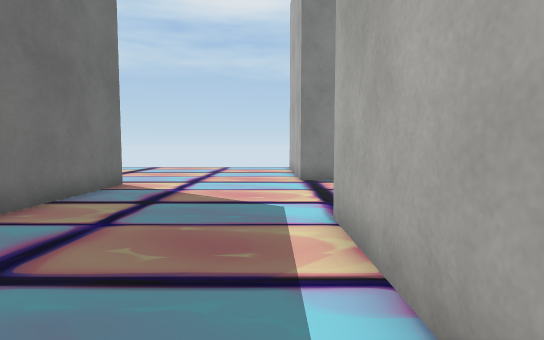
view 1 (above)

19 first-person views from a walk through a scene from a Unity 3-D project. The camera is 1.2 m above the floor, tilts 4° down and sees 80° across. The floor is counted in squares, 1 m on a side. Each view is taken from the middle of a square. On the plan, view 1 faces up. The plan holds only what a view shows up to about 14 squares ahead; the rest is blank. Some surface patterns are stand-ins.

view 2
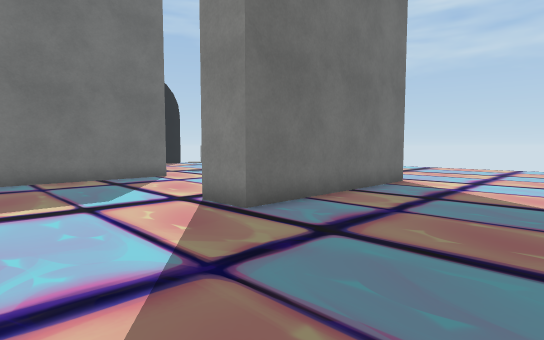

view 3
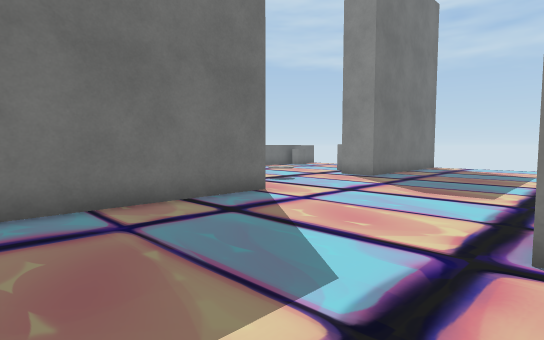

view 4
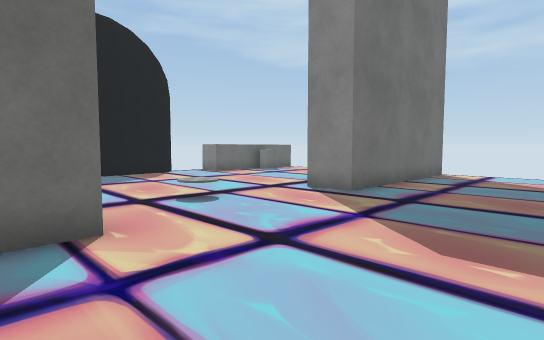

view 5
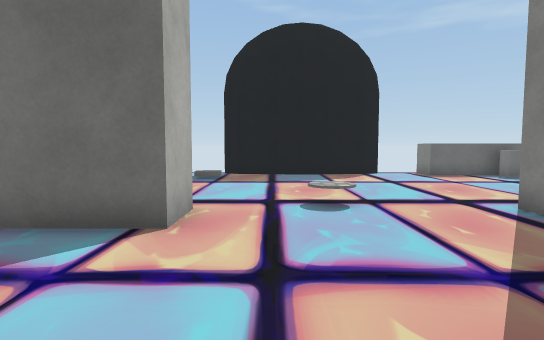

view 6
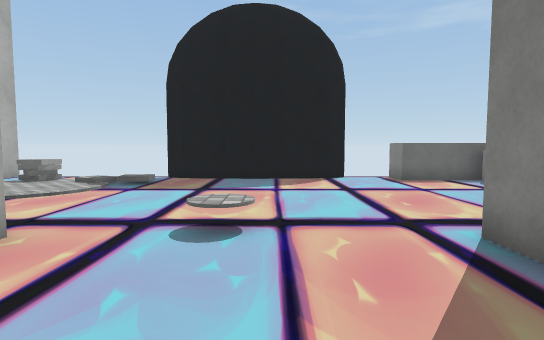

view 7
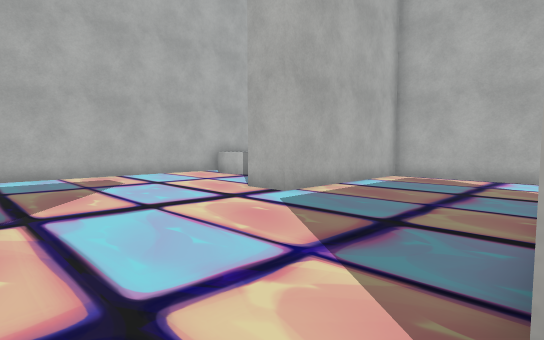

view 8
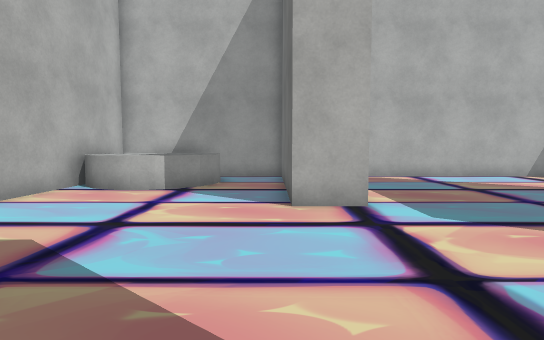

view 9
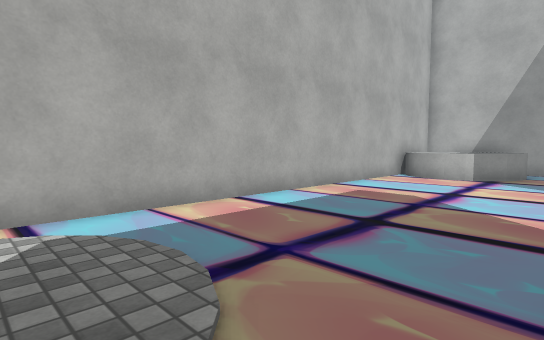

view 10
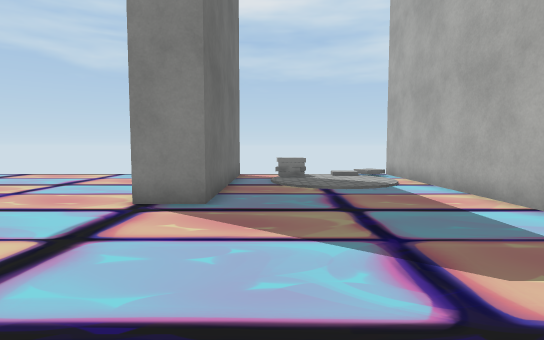

view 11
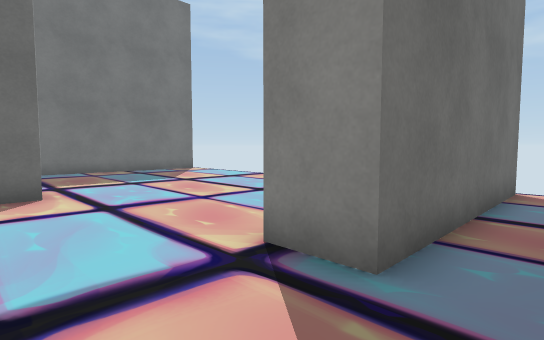

view 12
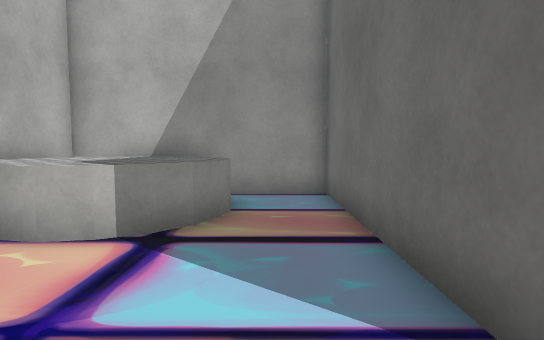

view 13
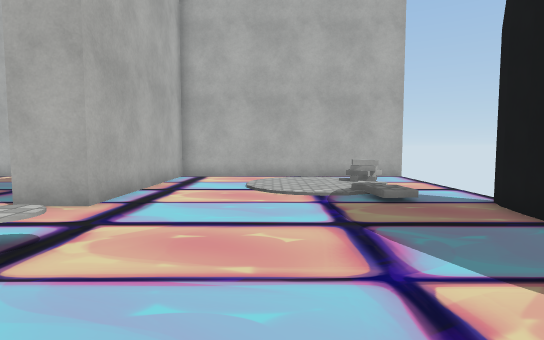

view 14
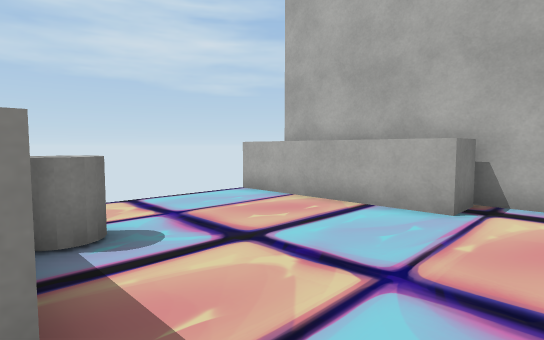

view 15
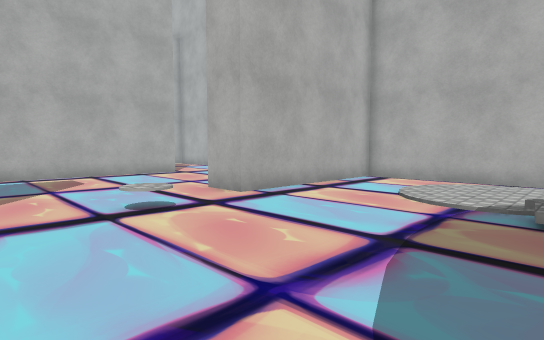

view 16
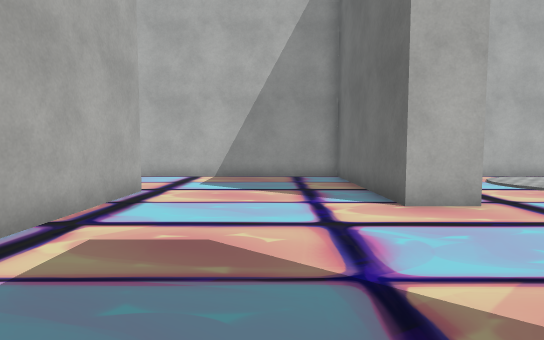

view 17
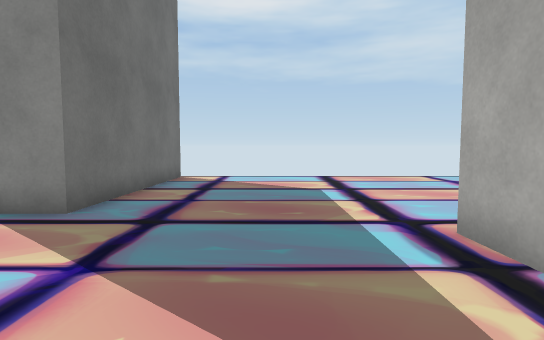

view 18
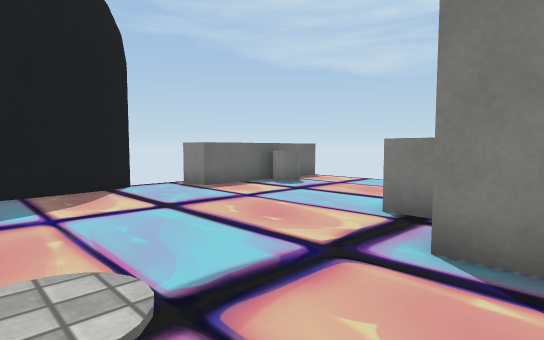

view 19
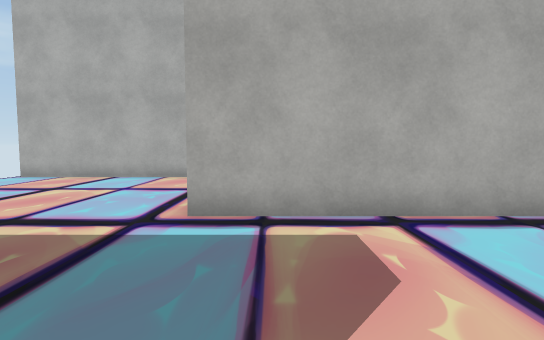

### Floor plan
Key: @ floor where view 1 was taken; # wall or solid block; . floor; / step, stairs or slope; = window, fence, low wall or low ledge; ^ raised ledge; O other object.
Columns run from 23 left of view 1 to 9 right of it. Each row starts with its distance up from view 1.
 19  ^.....^ ##........... .##..   /#
 18  ^.....^ ##.............##.==.//#
 17  ^O....^ ##.............##..=...#
 16  ^O....^ ##.............##......#
 15  ^.....^ ##.............##......#
 14 ^^.....^^##.............##......#
 13 .........##.............##......#
 12 #........##.............##......#
 11 #...............................#
 10 #................##.............#
  9 #................##.............#
  8 #.......O........##.............#
  7 #................##.............#
  6 #................##.............#
  5 #./......##......##.....##......#
  4 ../......##......##.....##......#
  3 ..//.....##......##.....##...^^^#
  2 .........##.............##..^^^^#
  1 .==......##.............##..^^^^#
  0 .........##............@##..^^^^#
 -1 .........##.............##...^^^#
 -2 #################################

Positions as (right, up) in squares from view 1, and headings:
1: (0, 0), facing up
2: (0, -1), facing up-left
3: (-6, -1), facing up-left
4: (-8, 4), facing up-left
5: (-8, 7), facing left
6: (-10, 9), facing left
7: (-5, 12), facing down-right
8: (3, 12), facing down
9: (3, 16), facing down-right
10: (4, 5), facing up
11: (4, 9), facing up-left
12: (4, 7), facing down
13: (-18, 12), facing down
14: (-22, 12), facing up-right
15: (-21, 11), facing down-right
16: (-10, 12), facing down
17: (-9, 6), facing up
18: (-13, 8), facing up-left
19: (-12, 9), facing right
